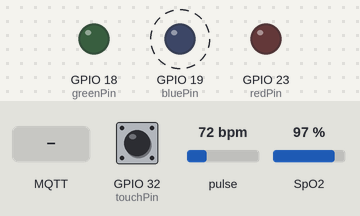
This sketch was run on a simulated ESP32. Shown: output pins drawn as LEDs (lit = HIGH). Dashed ring = blinking. Inputs (shaded band) come from the test bench; at power-on: GPIO 32 (touchPin) LOW, pulse 72 bpm, SpO2 97 %. WiFi joins after 1.5 s; servers stay silent unless stated; random numbers use the default seed unless the sketch sets one; no MQTT or app messages arrive unless stated; what the sketch prints to the serial monitor is not drawn.

Above: at 0.93 s.
1.3 s: GPIO 32 (touchPin) pulled HIGH for 3.2 s
At 2.34 s:
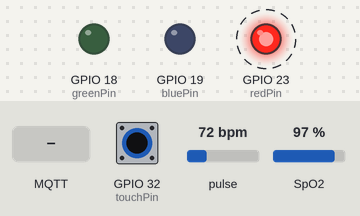
At 5.2 s:
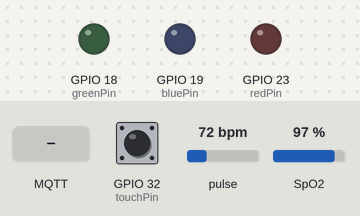
6.0 s: MQTT message "2" arrives on the first subscribed topic
7.6 s: MQTT message "SAFET/band1/ack" arrives on the first subscribed topic
9.2 s: MQTT message "on" arrives on the first subscribed topic
Timing chart, 0 to 11.8 s (numbered marks = the images above; inputs shaded):
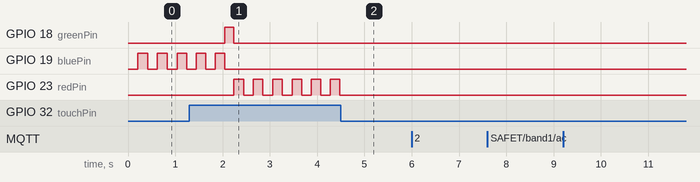

Measured:
- after the input at 1.3 s, GPIO 23 (redPin): alternates HIGH for 0.20 s and LOW for 0.20 s, 12 changes in all, then stays LOW, starting after 0.94 s
- after the input at 6.0 s, every drawn part: stays the same
- after the input at 7.6 s, every drawn part: stays the same
- after the input at 9.2 s, every drawn part: stays the same
- by itself, GPIO 19 (bluePin): alternates HIGH for 0.20 s and LOW for 0.20 s, 4 changes in all, then stays LOW

The sketch:

SAFET_BAND1.ino
```cpp
#include "touch_button.h"
#include "mqtt_connection.h"
#include "led_func.h"
//#include "heart_rate.h"
#include "print_data.h"
#include "spo2.h"

bool sosActive = false;
String ledColor = "";


void setup()
{
    Serial.begin(115200);
    xTaskCreatePinnedToCore(touchSketch, "Touch Task", 4096, NULL, 1, NULL, 1);
    xTaskCreatePinnedToCore(mqttSketch, "MQTT Task", 8192, NULL, 1, NULL, 1);
    xTaskCreatePinnedToCore(ledSketch, "LED Task", 4096, NULL, 1, NULL, 1);
    //xTaskCreatePinnedToCore(bpmSketch, "BPM Task", 8192, NULL, 3, NULL, 1);
    xTaskCreatePinnedToCore(printSketch, "Print Task", 4096, NULL, 1, NULL, 1);
    xTaskCreatePinnedToCore(spo2Sketch, "Spo2 Task", 8192, NULL, 3, NULL, 1);
}

void loop()
{
}
```

led_func.h
```cpp
#pragma once

#include <WiFi.h>
#include <PubSubClient.h>

const int redPin = 23;
const int greenPin = 18;
const int bluePin = 19;

extern bool sosActive;
extern String ledColor;
extern PubSubClient client;  // added extern so led task can access MQTT connection status

void controlLED(String color) {
    if (!sosActive) {
        if (color == "2") {
            digitalWrite(redPin, HIGH);
            digitalWrite(greenPin, LOW);
            digitalWrite(bluePin, LOW);
        } else if (color == "0") {
            digitalWrite(redPin, LOW);
            digitalWrite(greenPin, HIGH);
            digitalWrite(bluePin, LOW);
        } else if (color == "1") {
            digitalWrite(redPin, LOW);
            digitalWrite(greenPin, LOW);
            digitalWrite(bluePin, HIGH);
        } else {
            digitalWrite(redPin, LOW);
            digitalWrite(greenPin, LOW);
            digitalWrite(bluePin, LOW);
        }
    }
}

void blinkRedLED() {
    static unsigned long previousMillis = 0;
    const int interval = 50;
    unsigned long currentMillis = millis();
    if (currentMillis - previousMillis >= interval) {
        previousMillis = currentMillis;
        int state = digitalRead(redPin);
        digitalWrite(redPin, !state);
        digitalWrite(greenPin, LOW);
        digitalWrite(bluePin, LOW);
    }
}

// New: blinkBlueLED to use during connection failures.
void blinkBlueLED() {
    static unsigned long previousMillis = 0;
    const int interval = 10; // 1 second delay toggle
    unsigned long currentMillis = millis();
    if (currentMillis - previousMillis >= interval) {
        previousMillis = currentMillis;
        int state = digitalRead(bluePin);
        digitalWrite(bluePin, !state);
        digitalWrite(redPin, LOW);
        digitalWrite(greenPin, LOW);
    }
}

void blinkGreenLED() {
    static unsigned long previousMillis = 0;
    const int interval = 10; // Adjust as needed for desired blink rate
    unsigned long currentMillis = millis();
    if (currentMillis - previousMillis >= interval) {
        previousMillis = currentMillis;
        int state = digitalRead(greenPin);
        digitalWrite(greenPin, !state);
        digitalWrite(redPin, LOW);
        digitalWrite(bluePin, LOW);
    }
}

void ledSketch(void * parameter) {
    pinMode(redPin, OUTPUT);
    pinMode(greenPin, OUTPUT);
    pinMode(bluePin, OUTPUT);
    digitalWrite(redPin, LOW);
    digitalWrite(greenPin, LOW);
    digitalWrite(bluePin, LOW);

    for (;;) {
        // Check if WiFi and MQTT are connected:
        if (WiFi.status() != WL_CONNECTED) {
            // Blink blue LED every 1 second until connection is established
            blinkBlueLED();
        }
        else if (!client.connected()) {
            // Blink green LED if MQTT is not connected
            blinkGreenLED();
        } else {
            // When connected: if SOS active, blink red LED, otherwise control LED normally.
            if (sosActive) {
                blinkRedLED();
            } else {
                controlLED(ledColor);
            }
        }
        vTaskDelay(200 / portTICK_PERIOD_MS);
    }
}
```

mqtt_connection.h
```cpp
#pragma once

#include <WiFi.h>
#include <PubSubClient.h>
#include <ArduinoJson.h>
#include <math.h>

// WiFi and MQTT configuration:
#define WIFI_SSID ""
#define WIFI_PASSWORD ""
#define MQTT_SERVER "Enter your own mqtt broker"
#define MQTT_PORT 1883
#define STATUS_TOPIC "SAFET/band1/status"
#define VITALS_TOPIC "SAFET/band1/vitals"
#define ALL_DATA_TOPIC "SAFET/band1/all_data"


extern String ledColor;
extern bool sosActive;
//extern int beatAvg;
extern int32_t spo2;
extern int32_t averageHeartRate;
extern float temperatureC;

WiFiClient espClient;
PubSubClient client(espClient);

void mqttCallback(char* topic, byte* payload, unsigned int length) {
    char message[length + 1];
    memcpy(message, payload, length);
    message[length] = '\0';
    Serial.print("Message arrived [");
    Serial.print(topic);
    Serial.print("]: ");
    Serial.println(message);


    if (strcmp(topic, "SAFET/band1/ack") == 0) {
        DynamicJsonDocument ackDoc(128);
        DeserializationError err = deserializeJson(ackDoc, message);
        if (!err && ackDoc["response"].is<bool>() && ackDoc["response"].as<bool>() == true) {
            Serial.println("Server acknowledged your message (response: true).");
        } else {
            Serial.println("Received ack message without valid response.");
        }
        return;
    }

    DynamicJsonDocument doc(200);
    DeserializationError error = deserializeJson(doc, message);
    if (!error) {
        if (doc["status"].is<int>()) {
            int status = doc["status"];
            ledColor = String(status);
        }
    } else {
        Serial.println("Failed to parse MQTT message");
    }
}

bool reconnect() {
    if (client.connect("band1")) {
        client.subscribe(STATUS_TOPIC);
        client.subscribe("SAFET/band1/ack");
    } else {
        Serial.print("Failed, rc=");
        Serial.print(client.state());
        Serial.println(" Retrying in 2 seconds...");
        delay(2000);
        return false;
    }
    return client.connected();
}

void mqttSketch(void * parameter) {
    vTaskDelay(500 / portTICK_PERIOD_MS);
    WiFi.begin(WIFI_SSID, WIFI_PASSWORD);
    Serial.print("Connecting to WiFi");
    while (WiFi.status() != WL_CONNECTED) {
        Serial.print(".");
        vTaskDelay(300 / portTICK_PERIOD_MS);
    }
    Serial.println("\nWiFi connected");

    client.setServer(MQTT_SERVER, MQTT_PORT);
    client.setCallback(mqttCallback);

    while (!client.connected()) {
        reconnect();
        vTaskDelay(1000 / portTICK_PERIOD_MS);
    }
    Serial.println("MQTT connected");

    // --- VITALS PUBLISHING (to AI server) ---
    const unsigned long heartbeatInterval = 10000;
    unsigned long lastPublishedTime = millis();
    const int bpmThreshold = 2;       // 2 BPM difference.
    const int spo2Threshold = 1;        // 1% difference.
    const float tempThreshold = 0.1;    // 0.1°C difference.

    int lastPublishedBPM = averageHeartRate;
    int lastPublishedSPO2 = spo2;
    float lastPublishedTemp = temperatureC;

    // --- ALL DATA PUBLISHING (to backend server) ---
    const unsigned long allDataInterval = 10000;
    unsigned long lastAllDataPublishedTime = millis();
    String lastPublishedLed = ledColor;
    bool lastPublishedSos = sosActive;

    const unsigned long activeReportInterval = 10000; // Adjust as needed.
    unsigned long lastActiveReportTime = millis();

    for (;;) {
        client.loop();
        unsigned long now = millis();

        if (now - lastActiveReportTime >= activeReportInterval) {
        lastActiveReportTime = now;
        DynamicJsonDocument activeDoc(128);
        activeDoc["is_active"] = true;
        activeDoc["timestamp"] = now;
        char activeBuffer[128];
        size_t activeSize = serializeJson(activeDoc, activeBuffer);
        client.publish("SAFET/band1/is_active", activeBuffer, activeSize);
        }

        bool vitalsChanged = (abs(averageHeartRate - lastPublishedBPM) >= bpmThreshold) ||
                             (abs(spo2 - lastPublishedSPO2) >= spo2Threshold) ||
                             (fabs(temperatureC - lastPublishedTemp) >= tempThreshold);

        if (vitalsChanged || (now - lastPublishedTime >= heartbeatInterval)) {
            lastPublishedTime = now;
            lastPublishedBPM = averageHeartRate;
            lastPublishedSPO2 = spo2;
            lastPublishedTemp = temperatureC;

            DynamicJsonDocument doc(256);
            doc["heart_rate"] = averageHeartRate;
            doc["spo2"] = spo2;
            doc["bodyTemp"] = ((int)(temperatureC * 100 + 0.5)) / 100.0;

            char buffer[256];
            size_t n = serializeJson(doc, buffer);
            client.publish(VITALS_TOPIC, buffer, n);
        }

        bool allDataChanged = vitalsChanged ||
                              (ledColor != lastPublishedLed) ||
                              (sosActive != lastPublishedSos);

        if (allDataChanged || (now - lastAllDataPublishedTime >= allDataInterval)) {
            lastAllDataPublishedTime = now;
            lastPublishedLed = ledColor;
            lastPublishedSos = sosActive;

            DynamicJsonDocument doc(256);
            doc["heart_rate"] = averageHeartRate;
            doc["spo2"] = spo2;
            doc["bodyTemp"] = ((int)(temperatureC * 100 + 0.5)) / 100.0;
            doc["led_status"] = ledColor;
            doc["sos"] = sosActive;

            char buffer[256];
            size_t n = serializeJson(doc, buffer);
            client.publish(ALL_DATA_TOPIC, buffer, n);
        }

        vTaskDelay(200 / portTICK_PERIOD_MS);
    }
}
```

print_data.h
```cpp
#pragma once

extern float temperatureC;
extern int32_t averageHeartRate;
extern int32_t spo2;
extern long lastIRValue;

inline void printSketch(void * parameter) {
    for (;;) {

        Serial.print("IR=");
        Serial.print(lastIRValue);
        Serial.print(" BPM=");
        Serial.print(averageHeartRate);
        Serial.print(", TempC=");
        Serial.print(temperatureC, 2);
        Serial.print(", SPO2=");
        Serial.println(spo2);
        vTaskDelay(1000 / portTICK_PERIOD_MS);
    }
}
```

spo2.h
```cpp
#pragma once

#include <Wire.h>
#include "MAX30105.h"
#include "spo2_algorithm.h"

#define BUFFER_LENGTH 100
#define HUMAN_MIN_BPM 40
#define HUMAN_MAX_BPM 180

MAX30105 spo2Sensor;

uint32_t irBuffer[BUFFER_LENGTH];
uint32_t redBuffer[BUFFER_LENGTH];
int32_t bufferLength = BUFFER_LENGTH;
int32_t spo2;
int8_t validSPO2;
int32_t spo2HeartRate;
int8_t validHeartRate;
int32_t averageHeartRate;
float temperatureC = 0;
long lastIRValue = 0;
unsigned long lastTempReadTime = 0;

// New variables for running average
int32_t runningBPMTotal = 0;
int32_t runningBPMCount = 0;

void spo2Sketch(void * parameter) {

    Wire.begin();
    Serial.begin(115200);
    if (!spo2Sensor.begin(Wire, I2C_SPEED_FAST)) {
        Serial.println("MAX30105 not found. Please check wiring/power.");
        while (1) { }
    }

    Serial.println("Sensor initialized for SpO2.");
    spo2Sensor.setup();

    for (;;) {
        // Check for finger presence using IR value
        long irValue = spo2Sensor.getIR();
        lastIRValue = irValue;
        if (irValue < 70000) {  // No finger detected
            spo2 = 0;  // Reset SpO2 value when no finger present
            spo2HeartRate = 0;
            averageHeartRate=0;
            if (millis() - lastTempReadTime >= 5000) {
                float ambientReading = spo2Sensor.readTemperature();
                temperatureC = ambientReading - 5.0;
                lastTempReadTime = millis();
            }
            continue;  // Skip the measurement cycle
        } else {
            float variation = random(0, 701) / 1000.0;
            temperatureC = 36.5 + variation;

        }for (byte i = 0; i < bufferLength; i++) {
            while (spo2Sensor.available() == false) {
                spo2Sensor.check();
            }
            redBuffer[i] = spo2Sensor.getRed();
            irBuffer[i] = spo2Sensor.getIR();
            spo2Sensor.nextSample();
        }

        // Calculate SpO2 only when finger is present
        maxim_heart_rate_and_oxygen_saturation(
            irBuffer,
            bufferLength,
            redBuffer,
            &spo2,
            &validSPO2,
            &spo2HeartRate,
            &validHeartRate
        );

        // Validate spo2HeartRate against a human acceptable range, then update running average
        if (validHeartRate && spo2HeartRate != -999 &&
            spo2HeartRate >= HUMAN_MIN_BPM && spo2HeartRate <= HUMAN_MAX_BPM) {
            runningBPMTotal += spo2HeartRate;
            runningBPMCount++;
        }
        // Compute and print the average heart rate (if a reading exists)
        averageHeartRate = (runningBPMCount > 0) ? (runningBPMTotal / runningBPMCount) : 0;

        if (averageHeartRate > 90) {
            float excessRatio = min((float)(averageHeartRate - 90) / (HUMAN_MAX_BPM - 90), 1.0f);
            int adjusted = 65 + (int)(excessRatio * 10);
            adjusted += random(-5, 5);
            if (adjusted < 60) adjusted = 62;
            if (adjusted > 87) adjusted = 87;
            averageHeartRate = adjusted;
        }
        if (spo2 == -999 || !validSPO2) {
            spo2 = 0;
        }
        if (averageHeartRate== -999 || !validHeartRate) {
            averageHeartRate = 0;
        }

        delay(1000);
    }
}
```

touch_button.h
```cpp
#pragma once

const int touchPin = 32;
extern bool sosActive;

void touchSketch(void * parameter) {
    Serial.begin(115200);
    pinMode(touchPin, INPUT);
    delay(1000);
    for (;;) {
        bool touchDetected = digitalRead(touchPin);
        if (touchDetected) {
            if (!sosActive) {
                Serial.println("SOS detected, activating...");
                sosActive = true;
            }
        } else {
            if (sosActive) {
                Serial.println("SOS cleared.");
                sosActive = false;
            }
        }
        vTaskDelay(200 / portTICK_PERIOD_MS);
    }
}
```
